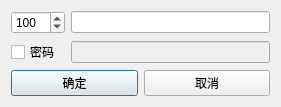
<?xml version="1.0" encoding="UTF-8"?>
<ui version="4.0">
 <class>CreateRoomDialog</class>
 <widget class="QDialog" name="CreateRoomDialog">
  <property name="geometry">
   <rect>
    <x>0</x>
    <y>0</y>
    <width>281</width>
    <height>97</height>
   </rect>
  </property>
  <property name="windowTitle">
   <string>Dialog</string>
  </property>
  <layout class="QVBoxLayout" name="verticalLayout">
   <item>
    <layout class="QGridLayout" name="gridLayout">
     <item row="1" column="0" colspan="2">
      <widget class="QCheckBox" name="cbPassword">
       <property name="text">
        <string>密码</string>
       </property>
      </widget>
     </item>
     <item row="1" column="2">
      <widget class="QLineEdit" name="lePassword">
       <property name="enabled">
        <bool>false</bool>
       </property>
       <property name="echoMode">
        <enum>QLineEdit::Password</enum>
       </property>
      </widget>
     </item>
     <item row="0" column="2">
      <widget class="QLineEdit" name="leRoomname"/>
     </item>
     <item row="0" column="0" colspan="2">
      <widget class="QSpinBox" name="sbLimit">
       <property name="minimum">
        <number>1</number>
       </property>
       <property name="maximum">
        <number>1000</number>
       </property>
       <property name="value">
        <number>100</number>
       </property>
      </widget>
     </item>
    </layout>
   </item>
   <item>
    <layout class="QHBoxLayout" name="horizontalLayout_3">
     <item>
      <widget class="QPushButton" name="btnConfirm">
       <property name="text">
        <string>确定</string>
       </property>
      </widget>
     </item>
     <item>
      <widget class="QPushButton" name="btnCancel">
       <property name="text">
        <string>取消</string>
       </property>
      </widget>
     </item>
    </layout>
   </item>
  </layout>
 </widget>
 <resources/>
 <connections/>
</ui>
